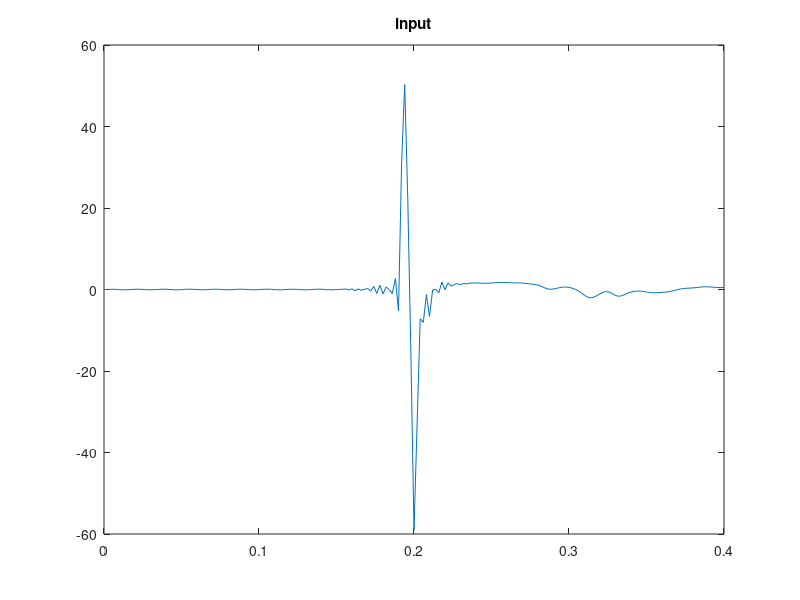
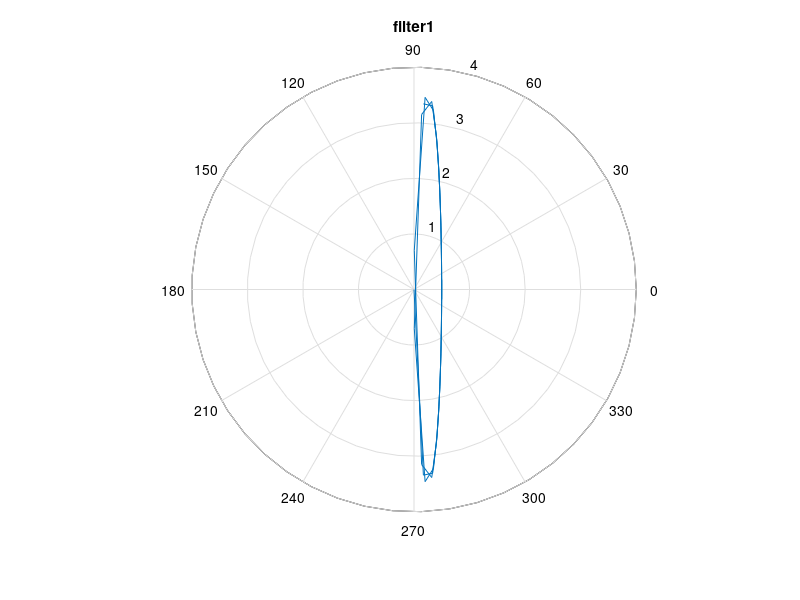
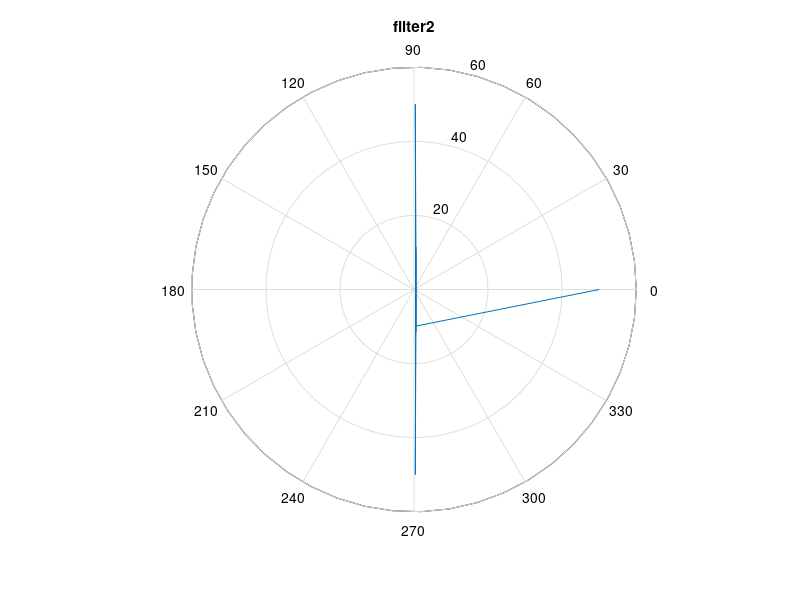
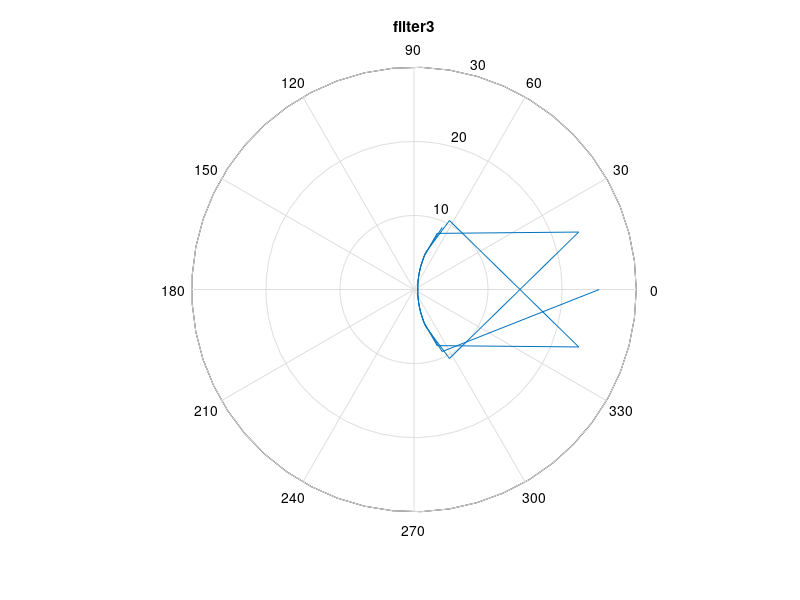

Recreate these plots in MATLAB, in order.
clc
clear all;
close all;

input=[0.000     0.012     0.032     0.044     0.020    -0.026    -0.068 ...
-0.077    -0.040     0.010     0.057     0.076     0.045    -0.004 ...
-0.051    -0.075    -0.052    -0.005     0.043     0.075     0.059 ...
 0.012    -0.037    -0.072    -0.065    -0.023     0.026     0.068 ...
 0.071     0.032    -0.018    -0.062    -0.073    -0.039     0.010 ...
 0.057     0.075     0.046    -0.003    -0.050    -0.074    -0.052 ...
-0.004     0.045     0.077     0.061     0.014    -0.036    -0.073 ...
-0.066    -0.023     0.027     0.070     0.072     0.032    -0.016 ...
-0.061    -0.073    -0.039     0.009     0.055     0.073     0.044 ...
-0.004    -0.051    -0.076    -0.056    -0.009     0.053     0.081 ...
 0.069     0.017    -0.055    -0.048    -0.104     0.013     0.002 ...
 0.057     0.129    -0.096     0.165    -0.291     0.153    -0.198 ...
 0.033     0.250    -0.383     0.783    -0.972     1.035    -1.088 ...
 0.623    -0.024    -0.995     2.703    -5.253    30.984    50.263 ...
22.011   -16.056   -59.076   -33.010    -7.162    -8.071    -1.255 ...
-6.592    -0.126     0.063    -0.782     1.831    -0.028     1.655 ...
 0.826     1.223     1.453     1.137     1.528     1.381     1.578 ...
 1.615     1.601     1.594     1.538     1.519     1.548     1.593 ...
 1.670     1.716     1.734     1.722     1.689     1.660     1.629 ...
 1.626     1.609     1.569     1.508     1.416     1.333     1.234 ...
 1.073     0.810     0.460     0.165     0.053     0.125     0.297 ...
 0.470     0.584     0.615     0.531     0.332     0.050    -0.331 ...
-0.840    -1.405    -1.866    -2.047    -1.886    -1.504    -1.050 ...
-0.671    -0.510    -0.641    -1.036    -1.470    -1.664    -1.530 ...
-1.196    -0.854    -0.609    -0.460    -0.387    -0.396    -0.482 ...
-0.614    -0.744    -0.807    -0.795    -0.749    -0.691    -0.640 ...
-0.560    -0.414    -0.231    -0.030     0.139     0.244     0.310 ...
 0.352     0.400     0.476     0.560     0.629     0.668     0.651 ...
 0.598     0.539     0.492     0.481     0.490];

%input(floor(3.0*end/4.0):end)=0;

nt=201;
hnf=floor(nt/2);

dt = 2e-3;
t=[0:dt:(nt-1)*dt];
df=1./(nt*dt);
f=[0:hnf -hnf:-1]*df;
omega=2.0*pi*f;


tau=2.0*5.0/1545.8
% tau=0.0007
% tau = 0; 
%tau=2.0*5.0/1500.0
%tau=2.0*5.0/1000.0
eps=0.02

% nominator=1-exp(-1i*omega*0.008);
% 
% finput=fft(input); 
% finput=finput.*nominator;
% input=real(ifft(finput)); 
% 
% input=input+2.0*randn(size(input)); 


figure();
plot(t,input);
title('input'); 


finput=fft(input);


fabsinput=mag2db(abs(fft(input)));


%% Deghost
% First way
nominator1=1-exp(1i*omega*tau);
denominator1=2.0-2.0*cos(omega*tau)+eps;
ffilter1=nominator1./denominator1; 
absffilter1=abs(ffilter1); 
foutput1=finput.*ffilter1;


% Second way
ffilter3=1.0./(1-exp(-1i*omega*tau)+eps*(1+exp(-1i*omega*tau)));
absffilter3=abs(ffilter3); 
foutput3=finput.*ffilter3; 


% Third way
ffilter2=(1-exp(-1i*omega*tau));
absffilter2=abs(ffilter2); 
angffilter2=angle(ffilter2); 
index=find(absffilter2<=eps); 
absffilter2(index)=eps;
ffilter2=absffilter2.*exp(1i*angffilter2); 
ffilter2=1.0./ffilter2; 
absffilter2=abs(ffilter2); 
foutput2=finput.*ffilter2; 



output1=real(ifft(foutput1));
output2=real(ifft(foutput2)); 
output3=real(ifft(foutput3)); 


figure();
polar(angle(ffilter1),abs(ffilter1))
title('filter1'); 


figure();
polar(angle(ffilter2),abs(ffilter2))
title('filter2'); 


figure();
polar(angle(ffilter3),abs(ffilter3))
title('filter3'); 



%% Check the spectrum 
finput=mag2db(abs(fft(input)));
foutput1=mag2db(abs(fft(output1)));
foutput2=mag2db(abs(fft(output2))); 
foutput3=mag2db(abs(fft(output3))); 
filter1=mag2db(abs(absffilter1));
filter2=mag2db(abs(absffilter2));
filter3=mag2db(abs(absffilter3));



figure();
plot(t,input,t,output1,t,output2,t,output3); 
legend('input','deghost1','deghost2','deghost3');



figure();
plot(f(1:hnf),finput(1:hnf),f(1:hnf),foutput1(1:hnf),f(1:hnf),foutput2(1:hnf),f(1:hnf),foutput3(1:hnf));
legend('finput','foutput1','foutput2','foutput3');
ylim([-50 50]);


figure(); 
plot(t,filter1,t,filter2,t,filter3); 
legend('filter1','filter2','filter3'); 





